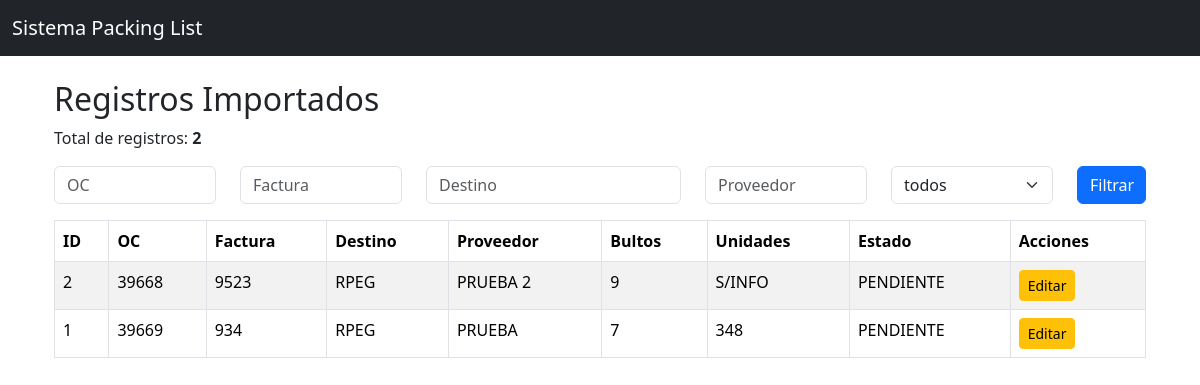
Page /registros on the earlier database version.
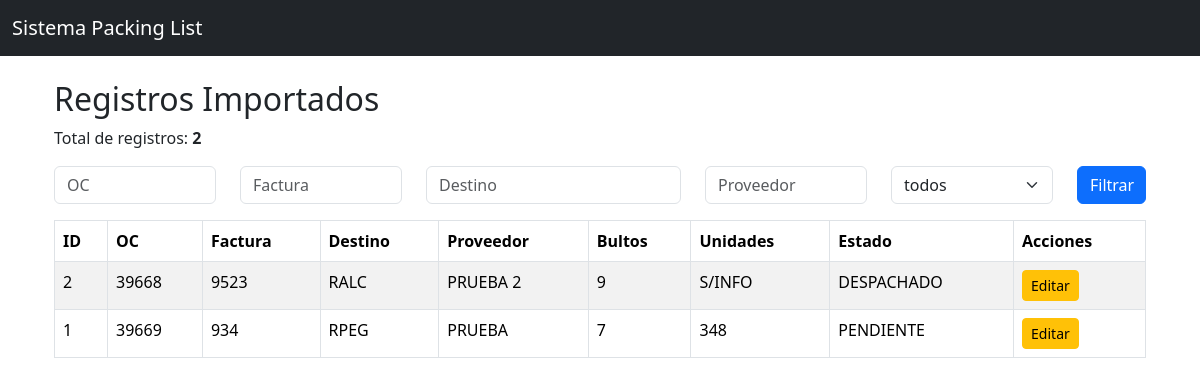
Same page on the later database version.
### models.py (models this page shows)
class Consolidado(db.Model):
    __tablename__ = "consolidado"
    id = db.Column(db.Integer, primary_key=True)
    oc = db.Column(db.String(50))
    factura = db.Column(db.String(50))
    destino = db.Column(db.String(20), nullable=False)
    proveedor = db.Column(db.String(150))
    bultos = db.Column(db.Integer, nullable=False)
    unidades = db.Column(db.String(50), nullable=False)
    tipo_carga = db.Column(db.String(50), nullable=False, default="NACIONAL")
    etiqueta = db.Column(db.String(150))
    observacion = db.Column(db.String(500))
    estado = db.Column(db.String(20), nullable=False, default="PENDIENTE")
    origen_archivo = db.Column(db.String(50), nullable=False)
    nombre_archivo = db.Column(db.String(255))
    fecha_carga = db.Column(db.DateTime)

### app.py (the view)
@app.route("/registros")
def registros():
    oc = request.args.get("oc", "")
    factura = request.args.get("factura", "")
    destino = request.args.get("destino", "")
    proveedor = request.args.get("proveedor", "")
    estado = request.args.get("estado", "")
    consulta = Consolidado.query
    if oc:
        consulta = consulta.filter(Consolidado.oc.contains(oc))
    if factura:
        consulta = consulta.filter(Consolidado.factura.contains(factura))
    if destino:
        consulta = consulta.filter(Consolidado.destino.contains(destino))
    if proveedor:
        consulta = consulta.filter(Consolidado.proveedor.contains(proveedor))
    if estado:
        consulta = consulta.filter(Consolidado.estado.contains(estado))
    registros = consulta.order_by(Consolidado.id.desc()).all()
    return render_template(
        "registros.html",
        registros=registros,
        oc=oc,
        factura=factura,
        destino=destino,
        proveedor=proveedor,
        estado=estado,
    )

### templates/registros.html (shortened to what this page needs)
{% extends "base.html" %}
{% block contenido %}
<div class="container mt-4">
    <h2>Registros Importados</h2>
    <p>
        Total de registros:
        <b>{{ registros|length }}</b>
    </p>
    <form method="get" class="mb-3">
        <div class="row">
            <div class="col-md-2">
                <input type="text" name="oc" class="form-control" placeholder="OC" value="{{ oc }}">
            </div>
            <div class="col-md-2">
                <input type="text" name="factura" class="form-control" placeholder="Factura" value="{{ factura }}">
            </div>
            <div class="col-md-3">
                <input type="text" name="destino" class="form-control" placeholder="Destino" value="{{ destino }}">
            </div>
            <div class="col-md-2">
                <input type="text" name="proveedor" class="form-control" placeholder="Proveedor" value="{{ proveedor }}">
            </div>
            <div class="col-md-2">
                <select name="estado" class="form-select">
                    <option value="">todos</option>
                </select>
            </div>
            <div class="col-md-1">
                <button type="submit" class="btn btn-primary w-100">Filtrar</button>
            </div>
        </div>
    </form>
    <table class="table table-striped table-bordered">
        <thead>
            <tr>
                <th>ID</th>
                <th>OC</th>
                <th>Factura</th>
                <th>Destino</th>
                <th>Proveedor</th>
                <th>Bultos</th>
                <th>Unidades</th>
                <th>Estado</th>
                <th>Acciones</th>
            </tr>
        </thead>
        <tbody>
            {% for registro in registros %}
            <tr>
                <td>{{ registro.id }}</td>
                <td>{{ registro.oc }}</td>
                <td>{{ registro.factura }}</td>
                <td>{{ registro.destino }}</td>
                <td>{{ registro.proveedor }}</td>
                <td>{{ registro.bultos }}</td>
                <td>{{ registro.unidades }}</td>
                <td>{{ registro.estado }}</td>
                <td><a href="/editar/{{ registro.id }}" class="btn btn-warning btn-sm">Editar</a></td>
            </tr>
            {% endfor %}
        </tbody>
    </table>
</div>
{% endblock %}

### templates/base.html (shortened to what this page needs)
<!DOCTYPE html>
<html lang="es">
<head>
    <link
        href="https://cdn.jsdelivr.net/npm/bootstrap@5.3.3/dist/css/bootstrap.min.css" rel="stylesheet">
</head>
<body>
<nav class="navbar navbar-dark bg-dark">
    <div class="container-fluid">
        <span class="navbar-brand">
            Sistema Packing List
        </span>
    </div>
</nav>
<div class="container mt-4">
    {% block contenido %}
    {% endblock %}
</div>
</body>
</html>

Differences in the rows shown:
changed Consolidado "PRUEBA 2": destino "RPEG" → "RALC"; estado "PENDIENTE" → "DESPACHADO"
